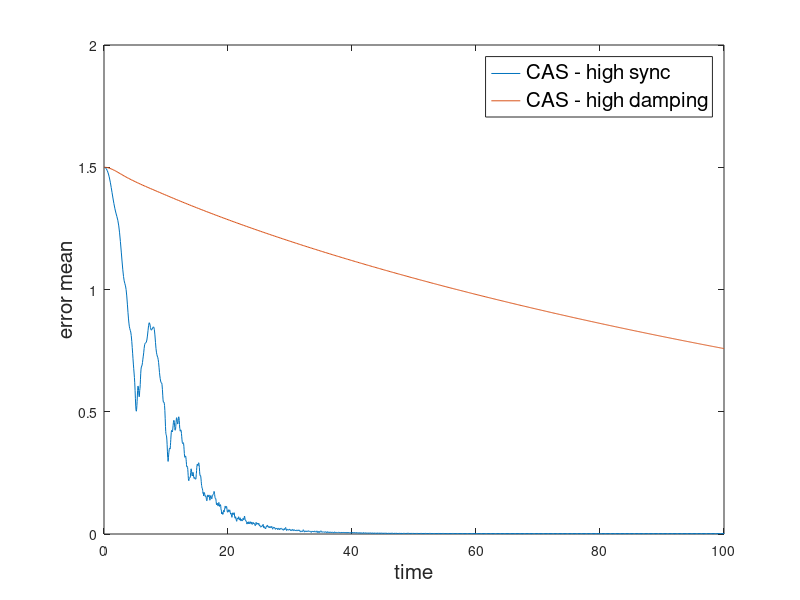
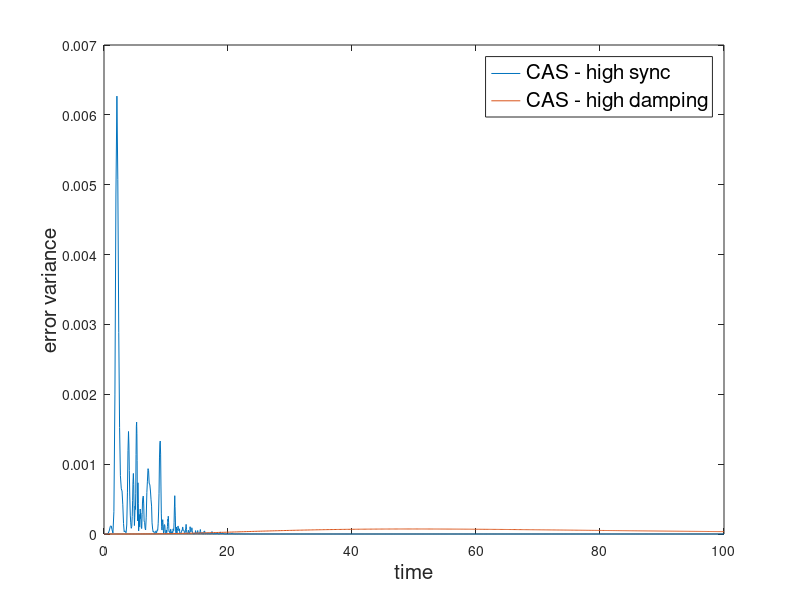

Recreate these plots in MATLAB, in order.
load('data4.mat');
load('data5.mat');

figure();
plot(T4, errorMean4, T5, errorMean5);
ax1 = legend('CAS - high sync', 'CAS - high damping');
ylabel('error mean');
xlabel('time');
xlhand = get(gca,'xlabel');
ylhand = get(gca,'ylabel');
set(xlhand,'fontsize',15);
set(ylhand,'fontsize',15);
set(ax1,'fontsize',15);


figure();
plot(T4, errorVar4, T5, errorVar5);
ax2 = legend('CAS - high sync', 'CAS - high damping');
ylabel('error variance');
xlabel('time');
xlhand = get(gca,'xlabel');
ylhand = get(gca,'ylabel');
set(xlhand,'fontsize',15);
set(ylhand,'fontsize',15);
set(ax2,'fontsize',15);